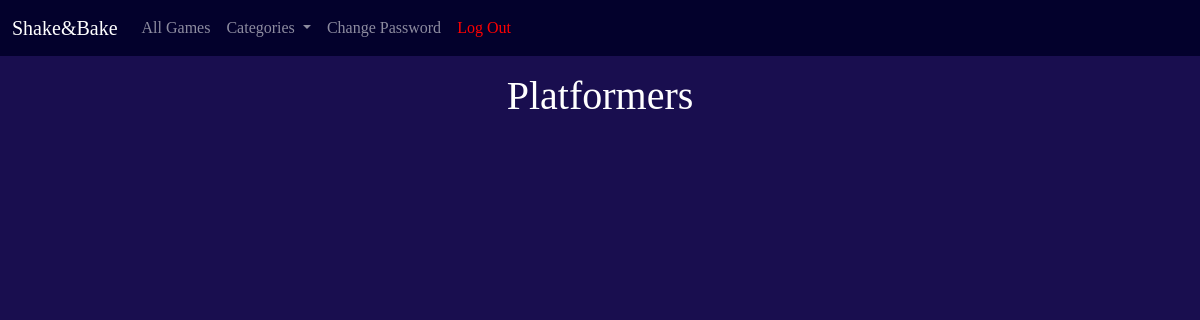
Page /games/platformers/ (signed in) on the earlier database version.
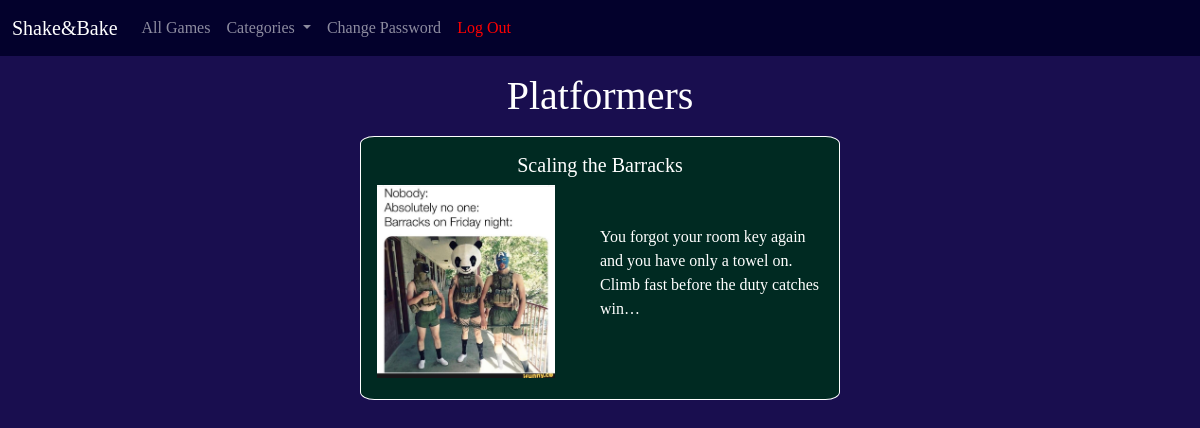
Same page on the later database version.
### games/models.py (models this page shows, shortened)
class Game(models.Model):
    title=models.CharField(max_length=200)
    link=models.URLField()
    body=models.TextField()
    author=models.ForeignKey(
        get_user_model(),
        on_delete=models.CASCADE
    )
    created_on=models.DateTimeField(auto_now_add=True)
    category = models.CharField(max_length=200, default="None")
    image = models.ImageField(upload_to='images')

### games/views.py (the view)
# urls.py: path('platformers/', PlatformListView.as_view(), name='platform'),
class PlatformListView(LoginRequiredMixin, ListView):
    model=Game
    template_name="platform.html"

### templates/platform.html (shortened to what this page needs)
{% extends 'base.html' %}
{% block content %}
<div class="platform">
    <div class="page-photo">
        <h1>Platformers</h1>
    </div>
    <div class="game-list-section">
        {% for game in game_list %}
            {% if game.category == 'Platform' %}
                <div class="card">
                    <div class="card-body">
                        <div class="top-of-card">
                            <div class="title-author">
                                <h5 class="card-title"><a href="{% url 'game_detail' game.id %}">{{ game.title|truncatechars:50}}</a></h5>
                            </div>
                        </div>
                        <div class="bottom-of-card">
                            <div class="image" style="background-image: url('/static/{{game.image}}'); background-size:contain; background-repeat: no-repeat;"></div>
                                <div class= "game-info">
                                    <p class="card-text">{{game.body|truncatechars:100}}</p>
                                </div>
                            </div>
                    </div>
                </div>
            {% endif %}
        {% endfor %}
    </div>
{% endblock content %}

Differences in the rows shown:
added Game: title "Scaling the Barracks", image (picture), body "You forgot your room key again and you have only a towel on. Climb fast before the duty catches win…"
